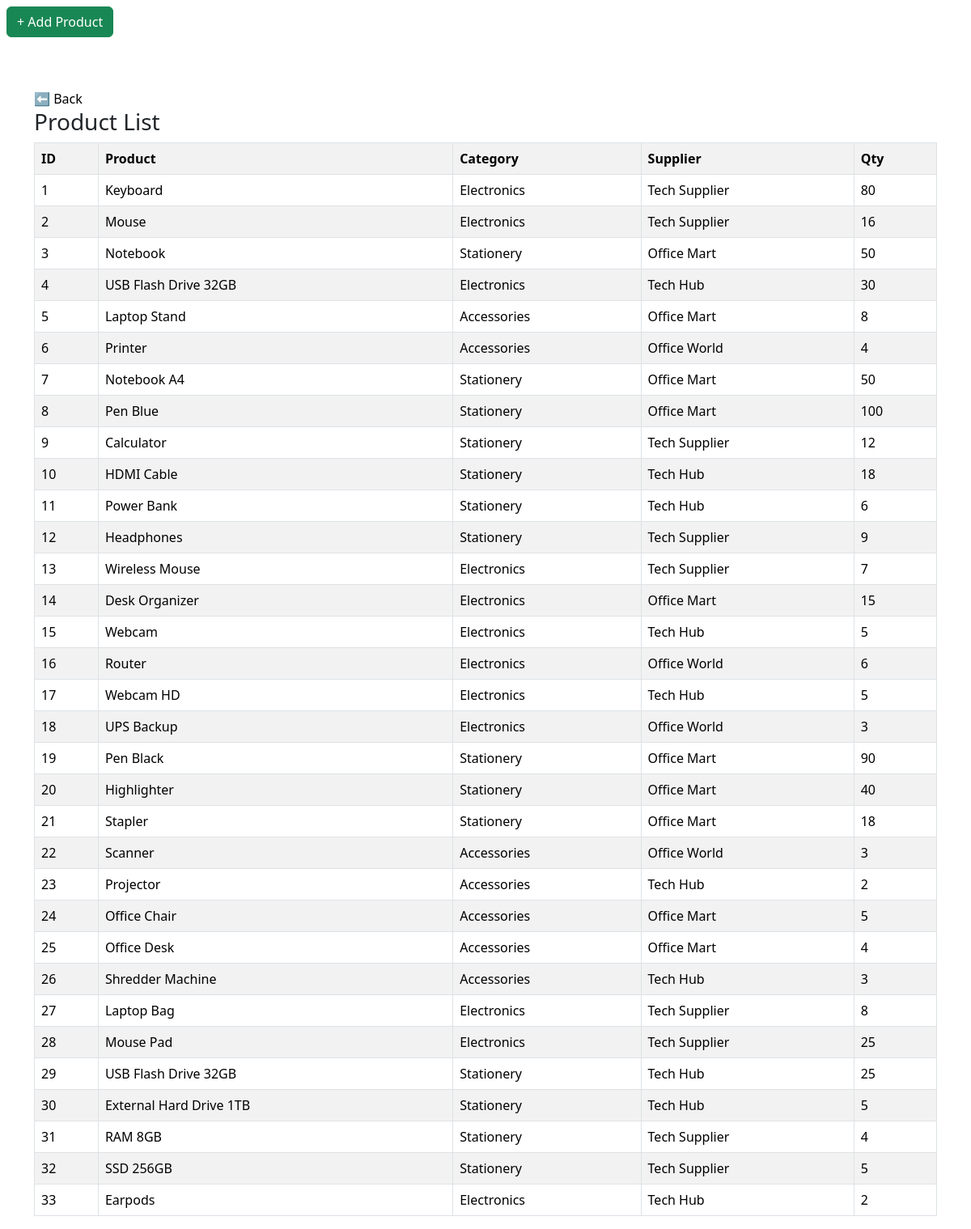
/products.php, run on the app's committed database.
### tables this page shows
CREATE TABLE `products` (
  `product_id` int(11) NOT NULL,
  `product_name` varchar(100) DEFAULT NULL,
  `category_id` int(11) DEFAULT NULL,
  `supplier_id` int(11) DEFAULT NULL,
  `cost_price` decimal(10,2) DEFAULT NULL,
  `selling_price` decimal(10,2) DEFAULT NULL,
  `quantity` int(11) DEFAULT NULL,
  `reorder_level` int(11) DEFAULT NULL
);

CREATE TABLE `categories` (
  `category_id` int(11) NOT NULL,
  `category_name` varchar(100) DEFAULT NULL
);

CREATE TABLE `suppliers` (
  `supplier_id` int(11) NOT NULL,
  `supplier_name` varchar(100) DEFAULT NULL,
  `phone` varchar(20) DEFAULT NULL,
  `email` varchar(100) DEFAULT NULL,
  `address` text DEFAULT NULL
);

### products.php (the view, shortened to what this page needs)
<a href="add_product.php" class="btn btn-success mb-3 pbtn">+ Add Product</a>
<?php include 'db.php'; ?>
<!DOCTYPE html>
<html>
<head><title>Products</title>
<link href="https://cdn.jsdelivr.net/npm/bootstrap@5.3.2/dist/css/bootstrap.min.css" rel="stylesheet"></head>
<body>
<div class="container mt-5">
<a href="dashboard.php">⬅ Back</a>
<h3>Product List</h3>
<table class="table table-bordered table-striped">
<tr><th>ID</th><th>Product</th><th>Category</th><th>Supplier</th><th>Qty</th></tr>
<?php
$q = mysqli_query($conn,"
SELECT p.product_id,p.product_name,c.category_name,s.supplier_name,p.quantity
FROM products p
JOIN categories c ON p.category_id=c.category_id
JOIN suppliers s ON p.supplier_id=s.supplier_id
ORDER BY p.product_id
");
while($r=mysqli_fetch_assoc($q)){
echo "<tr><td>{$r['product_id']}</td><td>{$r['product_name']}</td><td>{$r['category_name']}</td><td>{$r['supplier_name']}</td><td>{$r['quantity']}</td></tr>";
}
?>
</table>
</div></body></html>

### products.php (style rules this page uses)
.pbtn { margin: .5rem ; }
a { font: bold; color: black; text-decoration-line: none; }

### data on the page
products: product_id "1", product_name "Keyboard", category.category_name "Electronics", supplier.supplier_name "Tech Supplier", quantity "80"
products: product_id "2", product_name "Mouse", category.category_name "Electronics", supplier.supplier_name "Tech Supplier", quantity "16"
products: product_id "3", product_name "Notebook", category.category_name "Stationery", supplier.supplier_name "Office Mart", quantity "50"
products: product_id "4", product_name "USB Flash Drive 32GB", category.category_name "Electronics", supplier.supplier_name "Tech Hub", quantity "30"
products: product_id "5", product_name "Laptop Stand", category.category_name "Accessories", supplier.supplier_name "Office Mart", quantity "8"
products: product_id "6", product_name "Printer", category.category_name "Accessories", supplier.supplier_name "Office World", quantity "4"
products: product_id "7", product_name "Notebook A4", category.category_name "Stationery", supplier.supplier_name "Office Mart", quantity "50"
products: product_id "8", product_name "Pen Blue", category.category_name "Stationery", supplier.supplier_name "Office Mart", quantity "100"
products: product_id "9", product_name "Calculator", category.category_name "Stationery", supplier.supplier_name "Tech Supplier", quantity "12"
products: product_id "10", product_name "HDMI Cable", category.category_name "Stationery", supplier.supplier_name "Tech Hub", quantity "18"
products: product_id "11", product_name "Power Bank", category.category_name "Stationery", supplier.supplier_name "Tech Hub", quantity "6"
products: product_id "12", product_name "Headphones", category.category_name "Stationery", supplier.supplier_name "Tech Supplier", quantity "9"
products: product_id "13", product_name "Wireless Mouse", category.category_name "Electronics", supplier.supplier_name "Tech Supplier", quantity "7"
products: product_id "14", product_name "Desk Organizer", category.category_name "Electronics", supplier.supplier_name "Office Mart", quantity "15"
products: product_id "15", product_name "Webcam", category.category_name "Electronics", supplier.supplier_name "Tech Hub", quantity "5"
products: product_id "16", product_name "Router", category.category_name "Electronics", supplier.supplier_name "Office World", quantity "6"
products: product_id "17", product_name "Webcam HD", category.category_name "Electronics", supplier.supplier_name "Tech Hub", quantity "5"
products: product_id "18", product_name "UPS Backup", category.category_name "Electronics", supplier.supplier_name "Office World", quantity "3"
products: product_id "19", product_name "Pen Black", category.category_name "Stationery", supplier.supplier_name "Office Mart", quantity "90"
products: product_id "20", product_name "Highlighter", category.category_name "Stationery", supplier.supplier_name "Office Mart", quantity "40"
products: product_id "21", product_name "Stapler", category.category_name "Stationery", supplier.supplier_name "Office Mart", quantity "18"
products: product_id "22", product_name "Scanner", category.category_name "Accessories", supplier.supplier_name "Office World", quantity "3"
products: product_id "23", product_name "Projector", category.category_name "Accessories", supplier.supplier_name "Tech Hub", quantity "2"
products: product_id "24", product_name "Office Chair", category.category_name "Accessories", supplier.supplier_name "Office Mart", quantity "5"
products: product_id "25", product_name "Office Desk", category.category_name "Accessories", supplier.supplier_name "Office Mart", quantity "4"
products: product_id "26", product_name "Shredder Machine", category.category_name "Accessories", supplier.supplier_name "Tech Hub", quantity "3"
products: product_id "27", product_name "Laptop Bag", category.category_name "Electronics", supplier.supplier_name "Tech Supplier", quantity "8"
products: product_id "28", product_name "Mouse Pad", category.category_name "Electronics", supplier.supplier_name "Tech Supplier", quantity "25"
products: product_id "29", product_name "USB Flash Drive 32GB", category.category_name "Stationery", supplier.supplier_name "Tech Hub", quantity "25"
products: product_id "30", product_name "External Hard Drive 1TB", category.category_name "Stationery", supplier.supplier_name "Tech Hub", quantity "5"
products: product_id "31", product_name "RAM 8GB", category.category_name "Stationery", supplier.supplier_name "Tech Supplier", quantity "4"
products: product_id "32", product_name "SSD 256GB", category.category_name "Stationery", supplier.supplier_name "Tech Supplier", quantity "5"
products: product_id "33", product_name "Earpods", category.category_name "Electronics", supplier.supplier_name "Tech Hub", quantity "2"
